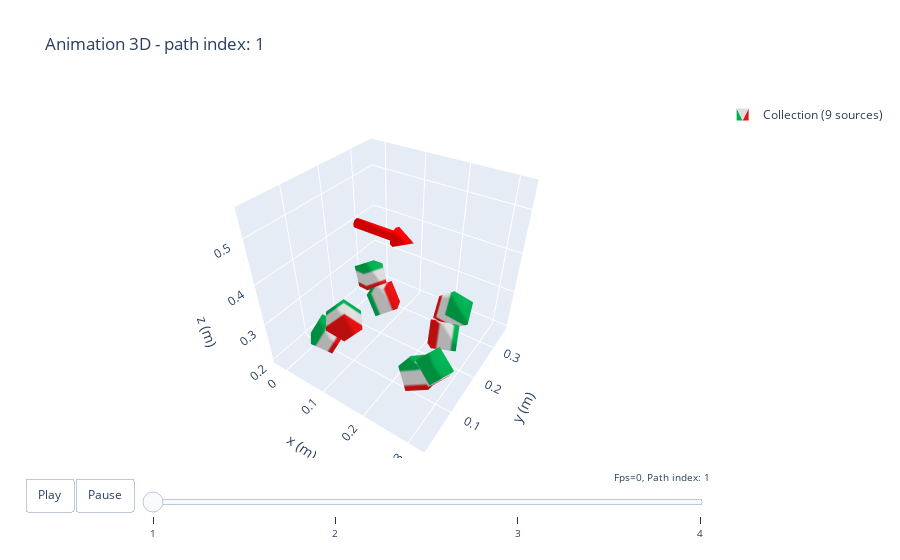

Source (notebook cell):
### Code cell
coll = magpy.Collection()

inds = top_k(X, K)

for ind, i in enumerate(inds):
    p, r = S[i]
    # magpy.magnet.Cuboid(magnetization=(M,0,0), dimension=(0.02,0.01,0.05), position=(-0.074806,0,0))
    angles = [r[ind] for r in results]
    coll.add(magpy.magnet.Cuboid(magnetization=(j, 0, 0), dimension=(l, l, l), position=p, orientation=R.from_matrix(r)).rotate_from_angax(angles, axis=r.dot([0, 0, 1]), start=0, degrees=False))

moments = [[0, 0, 90], [0, -90, 0], [0, -45, 45]]
# dip = magpy.misc.Dipole(moment=BF0[0][1], position=[0, 0, 0.4])
coll.add(magpy.misc.Dipole(moment=BF0[0][1], position=target, style_color='red', style_size=3.5).rotate_from_euler(moments, "xyz"))
# r.dot([np.cos(theta[i]), np.sin(theta[i]), 0])
# coll.add(magpy.magnet.Cuboid(magnetization=(J, 0, 0), dimension=(l, l, l), position=p))

magpy.show(coll, animation=True)

### Figure 1 — Plotly figure (JSON) as saved in the notebook; plotly's stock layout.template omitted (floating-point values rounded to 4 significant figures)
{"data": [{"color": "#2e91e5", "colorscale": [[0, "#00b050"], [0.16, "#00b050"], [0.26, "#dddddd"], [0.74, "#dddddd"], [0.84, "#e71111"], [1, "#e71111"]], "i": [7, 0, 0, 0, 4, 4, 2, 6, 4, 0, 3, 7, 15, 8, 8, 8, 12, 12, 10, 14, 12, 8, 11, 15, 23, 16, 16, 16, 20, 20, 18, 22, 20, 16, 19, 23, 31, 24, 24, 24, 28, 28, 26, 30, 28, 24, 27, 31, 39, 32, 32, 32, 36, 36, 34, 38, 36, 32, 35, 39, 47, 40, 40, 40, 44, 44, 42, 46, 44, 40, 43, 47, 55, 48, 48, 48, 52, 52, 50, 54, 52, 48, 51, 55, 63, 56, 56, 56, 60, 60, 58, 62, 60, 56, 59, 63], "intensity": [0, 0, 1, 1, 0, 0, 1, 1, 0, 0, 1, 1, 0, 0, 1, 1, 0, 0, 1, 1, 0, 0, 1, 1, 0, 0, 1, 1, 0, 0, 1, 1, 0, 0, 1, 1, 0, 0, 1, 1, 0, 0, 1, 1, 0, 0, 1, 1, 0, 0, 1, 1, 0, 0, 1, 1, 0, 0, 1, 1, 0, 0, 1, 1], "j": [0, 7, 1, 2, 6, 7, 1, 2, 5, 5, 2, 2, 8, 15, 9, 10, 14, 15, 9, 10, 13, 13, 10, 10, 16, 23, 17, 18, 22, 23, 17, 18, 21, 21, 18, 18, 24, 31, 25, 26, 30, 31, 25, 26, 29, 29, 26, 26, 32, 39, 33, 34, 38, 39, 33, 34, 37, 37, 34, 34, 40, 47, 41, 42, 46, 47, 41, 42, 45, 45, 42, 42, 48, 55, 49, 50, 54, 55, 49, 50, 53, 53, 50, 50, 56, 63, 57, 58, 62, 63, 57, 58, 61, 61, 58, 58], "k": [3, 4, 2, 3, 5, 6, 5, 5, 0, 1, 7, 6, 11, 12, 10, 11, 13, 14, 13, 13, 8, 9, 15, 14, 19, 20, 18, 19, 21, 22, 21, 21, 16, 17, 23, 22, 27, 28, 26, 27, 29, 30, 29, 29, 24, 25, 31, 30, 35, 36, 34, 35, 37, 38, 37, 37, 32, 33, 39, 38, 43, 44, 42, 43, 45, 46, 45, 45, 40, 41, 47, 46, 51, 52, 50, 51, 53, 54, 53, 53, 48, 49, 55, 54, 59, 60, 58, 59, 61, 62, 61, 61, 56, 57, 63, 62], "legendgroup": "Collection(id=2257688797712)", "name": "Collection (9 sources)", "opacity": 1, "showlegend": true, "showscale": false, "type": "mesh3d", "x": [0.2189, 0.2625, 0.2885, 0.2449, 0.2203, 0.2639, 0.2899, 0.2463, 0.2789, 0.3203, 0.3033, 0.2618, 0.2549, 0.2964, 0.2793, 0.2379, 0.06468, 0.03321, 0.06601, 0.09748, 0.08736, 0.0559, 0.0887, 0.1202, 0.2909, 0.2806, 0.2378, 0.2481, 0.2654, 0.2551, 0.2124, 0.2227, 0.002109, 0.03627, 0.07161, 0.03744, -0.01073, 0.02343, 0.05876, 0.0246, 0.1035, 0.08294, 0.1208, 0.1413, 0.07652, 0.05601, 0.09388, 0.1144, 0.292, 0.2586, 0.2222, 0.2557, 0.2802, 0.2468, 0.2104, 0.2438, 0.01791, -0.02352, -0.005531, 0.03589, 0.04117, -0.0002508, 0.01773, 0.05916], "y": [0.1372, 0.147, 0.1331, 0.1233, 0.08934, 0.09918, 0.08528, 0.07544, 0.1406, 0.1227, 0.1407, 0.1587, 0.09666, 0.0787, 0.09678, 0.1147, 0.125, 0.1026, 0.0642, 0.08659, 0.1496, 0.1272, 0.08874, 0.1111, 0.1914, 0.2194, 0.1929, 0.165, 0.2246, 0.2525, 0.2261, 0.1982, 0.121, 0.08632, 0.1092, 0.1439, 0.09176, 0.05709, 0.07998, 0.1146, 0.1783, 0.2204, 0.248, 0.2059, 0.1851, 0.2272, 0.2548, 0.2127, 0.233, 0.2094, 0.2166, 0.2402, 0.2774, 0.2539, 0.2611, 0.2846, 0.249, 0.2704, 0.2612, 0.2399, 0.2942, 0.3156, 0.3064, 0.285], "z": [0.242, 0.2661, 0.2248, 0.2006, 0.259, 0.2831, 0.2417, 0.2176, 0.3006, 0.2774, 0.2331, 0.2563, 0.2919, 0.2686, 0.2243, 0.2476, 0.327, 0.294, 0.2888, 0.3218, 0.2887, 0.2557, 0.2505, 0.2835, 0.2498, 0.291, 0.2983, 0.2571, 0.221, 0.2622, 0.2694, 0.2283, 0.2576, 0.2721, 0.2437, 0.2292, 0.2181, 0.2326, 0.2042, 0.1897, 0.2591, 0.2394, 0.259, 0.2787, 0.3017, 0.282, 0.3016, 0.3213, 0.2909, 0.321, 0.2863, 0.2561, 0.3125, 0.3426, 0.3079, 0.2777, 0.3053, 0.2851, 0.2385, 0.2586, 0.3053, 0.2852, 0.2385, 0.2587]}, {"color": "red", "i": [0, 1, 2, 3, 4, 5, 6, 7, 8, 9, 11, 12, 13, 14, 15, 16, 17, 18, 19, 20, 21, 22, 23, 24, 25, 26, 27, 28, 29, 30, 11, 12, 13, 14, 15, 16, 17, 18, 19, 20, 21, 22, 23, 24, 25, 26, 27, 28, 29, 30], "j": [1, 2, 3, 4, 5, 6, 7, 8, 9, 0, 12, 13, 14, 15, 16, 17, 18, 19, 20, 11, 12, 13, 14, 15, 16, 17, 18, 19, 20, 11, 31, 31, 31, 31, 31, 31, 31, 31, 31, 31, 22, 23, 24, 25, 26, 27, 28, 29, 30, 21], "k": [10, 10, 10, 10, 10, 10, 10, 10, 10, 10, 21, 22, 23, 24, 25, 26, 27, 28, 29, 30, 22, 23, 24, 25, 26, 27, 28, 29, 30, 21, 12, 13, 14, 15, 16, 17, 18, 19, 20, 11, 32, 32, 32, 32, 32, 32, 32, 32, 32, 32], "legendgroup": "Collection(id=2257688797712)", "name": "Collection (9 sources)", "opacity": 1, "showlegend": false, "type": "mesh3d", "x": [0.1741, 0.1741, 0.1741, 0.1741, 0.1741, 0.1741, 0.1741, 0.1741, 0.1741, 0.1741, 0.2102, 0.08983, 0.08983, 0.08983, 0.08983, 0.08983, 0.08983, 0.08983, 0.08983, 0.08983, 0.08983, 0.1741, 0.1741, 0.1741, 0.1741, 0.1741, 0.1741, 0.1741, 0.1741, 0.1741, 0.1741, 0.08983, 0.1741], "y": [0.15, 0.1606, 0.1672, 0.1672, 0.1606, 0.15, 0.1394, 0.1328, 0.1328, 0.1394, 0.15, 0.15, 0.1553, 0.1586, 0.1586, 0.1553, 0.15, 0.1447, 0.1414, 0.1414, 0.1447, 0.15, 0.1553, 0.1586, 0.1586, 0.1553, 0.15, 0.1447, 0.1414, 0.1414, 0.1447, 0.15, 0.15], "z": [0.4819, 0.4854, 0.4944, 0.5056, 0.5146, 0.5181, 0.5146, 0.5056, 0.4944, 0.4854, 0.5, 0.491, 0.4927, 0.4972, 0.5028, 0.5073, 0.509, 0.5073, 0.5028, 0.4972, 0.4927, 0.491, 0.4927, 0.4972, 0.5028, 0.5073, 0.509, 0.5073, 0.5028, 0.4972, 0.4927, 0.5, 0.5]}, {"legendgroup": "Collection(id=2257688797712)", "line": {"color": "red", "dash": "solid", "width": 2.2}, "marker": {"color": "red", "size": 2.1, "symbol": "circle"}, "mode": "markers+lines", "name": "Collection (9 sources)", "opacity": 1, "showlegend": false, "type": "scatter3d", "x": [0.15, 0.15, 0.15, 0.15], "y": [0.15, 0.15, 0.15, 0.15], "z": [0.5, 0.5, 0.5, 0.5]}], "layout": {"legend": {"itemsizing": "constant"}, "scene": {"aspectmode": "manual", "aspectratio": {"x": 1, "y": 1, "z": 1}, "camera": {"eye": {"x": 1, "y": -1.5, "z": 1.4}}, "xaxis": {"autorange": false, "range": [-0.03685, 0.3337], "title": {"text": "x (m)"}}, "yaxis": {"autorange": false, "range": [0.001083, 0.3716], "title": {"text": "y (m)"}}, "zaxis": {"autorange": false, "range": [0.1897, 0.5602], "title": {"text": "z (m)"}}}, "sliders": [{"active": 0, "currentvalue": {"prefix": "Fps=0, Path index: ", "visible": true, "xanchor": "right"}, "font": {"size": 10}, "len": 0.9, "pad": {"b": 10, "t": 10}, "steps": [{"args": [["1"], {"frame": {"duration": 0, "redraw": true}, "mode": "immediate"}], "label": "1", "method": "animate"}, {"args": [["2"], {"frame": {"duration": 0, "redraw": true}, "mode": "immediate"}], "label": "2", "method": "animate"}, {"args": [["3"], {"frame": {"duration": 0, "redraw": true}, "mode": "immediate"}], "label": "3", "method": "animate"}, {"args": [["4"], {"frame": {"duration": 0, "redraw": true}, "mode": "immediate"}], "label": "4", "method": "animate"}], "x": 0.1, "xanchor": "left", "y": 0, "yanchor": "top"}], "title": {"text": "Animation 3D - path index: 1"}, "updatemenus": [{"buttons": [{"args": [null, {"frame": {"duration": 1250}, "fromcurrent": true, "transition": {"duration": 0}}], "label": "Play", "method": "animate"}, {"args": [[null], {"frame": {"duration": 0}, "mode": "immediate"}], "label": "Pause", "method": "animate"}], "direction": "left", "pad": {"r": 10, "t": 20}, "showactive": false, "type": "buttons", "x": 0.1, "xanchor": "right", "y": 0, "yanchor": "top"}]}}
